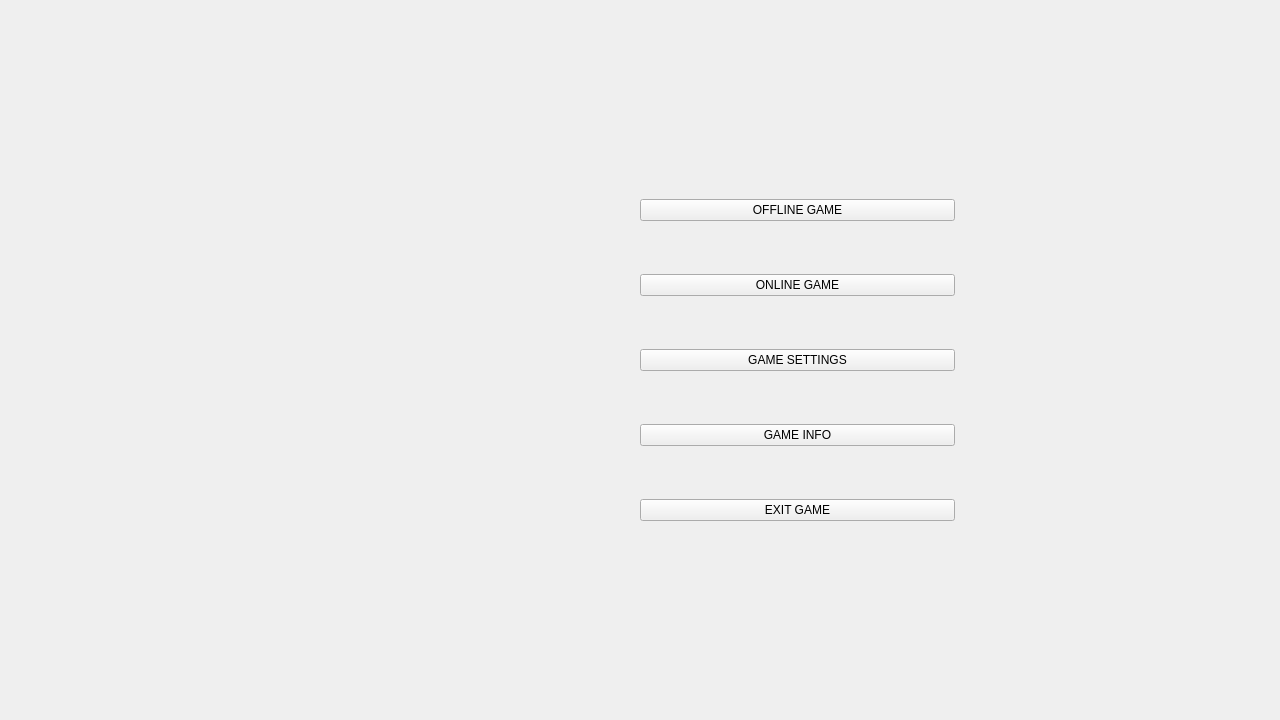
<?xml version="1.0" encoding="UTF-8"?>
<ui version="4.0">
 <class>IndexWidget</class>
 <widget class="QWidget" name="IndexWidget">
  <property name="geometry">
   <rect>
    <x>0</x>
    <y>0</y>
    <width>1280</width>
    <height>720</height>
   </rect>
  </property>
  <property name="windowTitle">
   <string>Form</string>
  </property>
  <layout class="QHBoxLayout" name="horizontalLayout" stretch="2,1,1">
   <item>
    <spacer name="horizontalSpacer">
     <property name="orientation">
      <enum>Qt::Horizontal</enum>
     </property>
     <property name="sizeHint" stdset="0">
      <size>
       <width>622</width>
       <height>20</height>
      </size>
     </property>
    </spacer>
   </item>
   <item>
    <layout class="QVBoxLayout" name="verticalLayout" stretch="4,0,1,1,1,1,1,1,1,1,4">
     <item>
      <spacer name="verticalSpacer">
       <property name="orientation">
        <enum>Qt::Vertical</enum>
       </property>
       <property name="sizeHint" stdset="0">
        <size>
         <width>20</width>
         <height>40</height>
        </size>
       </property>
      </spacer>
     </item>
     <item>
      <widget class="QPushButton" name="btn_offline">
       <property name="styleSheet">
        <string notr="true">font: 87 12pt &quot;Arial&quot;;</string>
       </property>
       <property name="text">
        <string>OFFLINE GAME</string>
       </property>
      </widget>
     </item>
     <item>
      <spacer name="verticalSpacer_2">
       <property name="orientation">
        <enum>Qt::Vertical</enum>
       </property>
       <property name="sizeHint" stdset="0">
        <size>
         <width>20</width>
         <height>40</height>
        </size>
       </property>
      </spacer>
     </item>
     <item>
      <widget class="QPushButton" name="btn_online">
       <property name="styleSheet">
        <string notr="true">font: 87 12pt &quot;Arial&quot;;</string>
       </property>
       <property name="text">
        <string>ONLINE GAME</string>
       </property>
      </widget>
     </item>
     <item>
      <spacer name="verticalSpacer_3">
       <property name="orientation">
        <enum>Qt::Vertical</enum>
       </property>
       <property name="sizeHint" stdset="0">
        <size>
         <width>20</width>
         <height>40</height>
        </size>
       </property>
      </spacer>
     </item>
     <item>
      <widget class="QPushButton" name="btn_setting">
       <property name="styleSheet">
        <string notr="true">font: 87 12pt &quot;Arial&quot;;</string>
       </property>
       <property name="text">
        <string>GAME SETTINGS</string>
       </property>
      </widget>
     </item>
     <item>
      <spacer name="verticalSpacer_4">
       <property name="orientation">
        <enum>Qt::Vertical</enum>
       </property>
       <property name="sizeHint" stdset="0">
        <size>
         <width>20</width>
         <height>40</height>
        </size>
       </property>
      </spacer>
     </item>
     <item>
      <widget class="QPushButton" name="btn_info">
       <property name="styleSheet">
        <string notr="true">font: 87 12pt &quot;Arial&quot;;</string>
       </property>
       <property name="text">
        <string>GAME INFO</string>
       </property>
      </widget>
     </item>
     <item>
      <spacer name="verticalSpacer_5">
       <property name="orientation">
        <enum>Qt::Vertical</enum>
       </property>
       <property name="sizeHint" stdset="0">
        <size>
         <width>20</width>
         <height>40</height>
        </size>
       </property>
      </spacer>
     </item>
     <item>
      <widget class="QPushButton" name="btn_exit">
       <property name="styleSheet">
        <string notr="true">font: 87 12pt &quot;Arial&quot;;</string>
       </property>
       <property name="text">
        <string>EXIT GAME</string>
       </property>
      </widget>
     </item>
     <item>
      <spacer name="verticalSpacer_6">
       <property name="orientation">
        <enum>Qt::Vertical</enum>
       </property>
       <property name="sizeHint" stdset="0">
        <size>
         <width>20</width>
         <height>40</height>
        </size>
       </property>
      </spacer>
     </item>
    </layout>
   </item>
   <item>
    <spacer name="horizontalSpacer_2">
     <property name="orientation">
      <enum>Qt::Horizontal</enum>
     </property>
     <property name="sizeHint" stdset="0">
      <size>
       <width>309</width>
       <height>20</height>
      </size>
     </property>
    </spacer>
   </item>
  </layout>
 </widget>
 <resources/>
 <connections/>
</ui>
